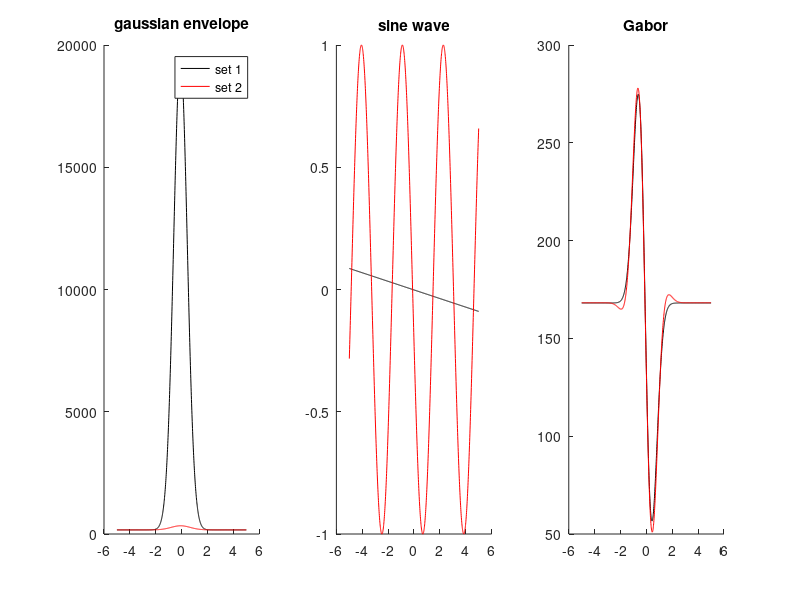

Write the MATLAB code that produced this figure.
% two parameters that produce very similar fits, even though amplitude and
% freq are quite different

clear all; close all;
% offset, amplitude, gaussian mean, gaussian sigma, freq, phase
param_set_1 = [168.1104     1.9219e+04  -0.0911     0.5318      0.0028      1.5710];
param_set_2 = [168.2300     168.8200    -0.0760     0.7380      0.3160      1.6360];

% support
x = [-5 : 0.01 : 5]; 

% evaluate different parts
gauss_1 = param_set_1(1) + param_set_1(2)*exp( -(x-param_set_1(3)).^2 / (2*param_set_1(4)^2) );
gauss_2 = param_set_2(1) + param_set_2(2)*exp( -(x-param_set_2(3)).^2 / (2*param_set_2(4)^2) );

wave_1 = cos(2*pi*param_set_1(5)*(x-param_set_1(3))+param_set_1(6));
wave_2 = cos(2*pi*param_set_2(5)*(x-param_set_2(3))+param_set_2(6));

% evaluate full Gabor
full_1 = param_set_1(1) + param_set_1(2)*exp( -(x-param_set_1(3)).^2 / (2*param_set_1(4)^2) ) .* cos(2*pi*param_set_1(5)*(x-param_set_1(3))+param_set_1(6));
full_2 = param_set_2(1) + param_set_2(2)*exp( -(x-param_set_2(3)).^2 / (2*param_set_2(4)^2) ) .* cos(2*pi*param_set_2(5)*(x-param_set_2(3))+param_set_2(6));

% plot
figure; hold on;
subplot(1,3,1); hold on; title('gaussian envelope');
plot(x,gauss_1,'k-');
plot(x,gauss_2,'r-');
legend('set 1','set 2');

subplot(1,3,2); hold on; title('sine wave');
plot(x,wave_1,'k-');
plot(x,wave_2,'r-');

subplot(1,3,3); hold on; title('Gabor');
plot(x,full_1,'k-');
plot(x,full_2,'r-');